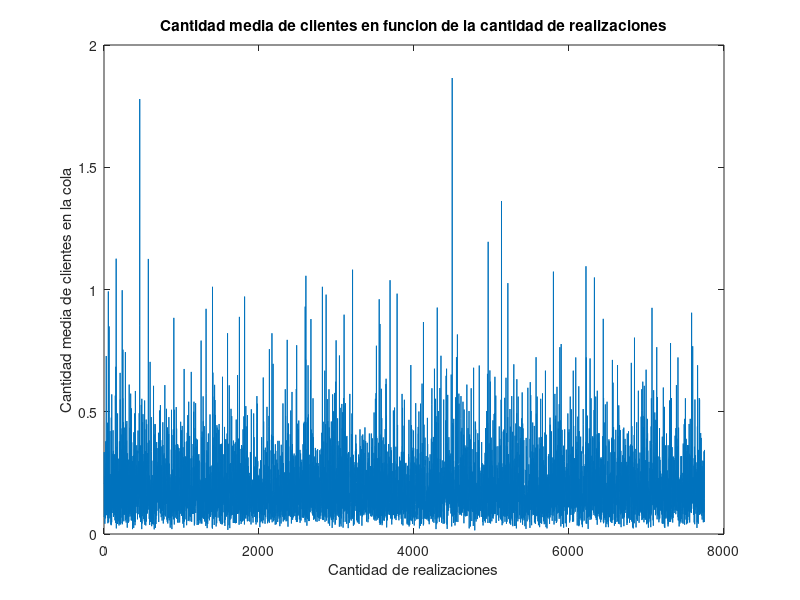
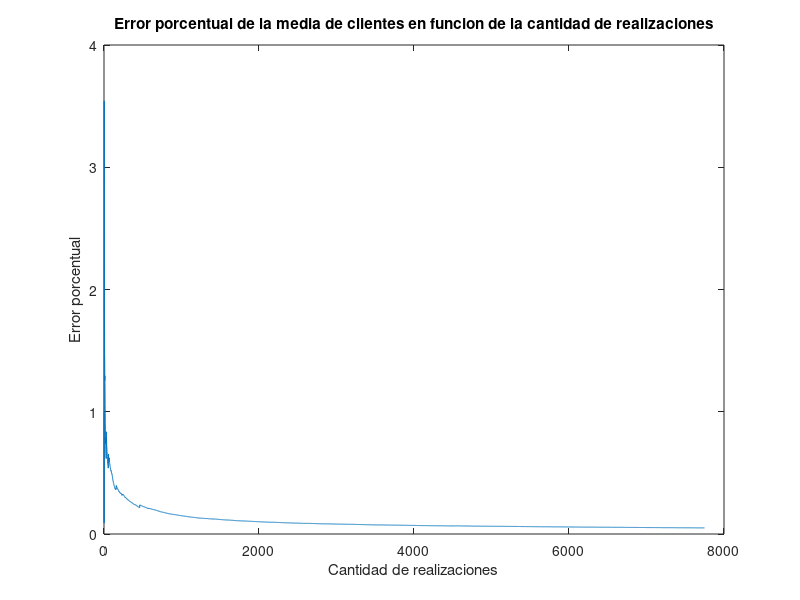

Reproduce these figures in MATLAB, in order.
load means.mat;
load errors.mat;
xs=[1:length(a)];

plot(xs,a);

title(sprintf("Cantidad media de clientes en funcion de la cantidad de realizaciones"));
xlabel(sprintf("Cantidad de realizaciones"));
ylabel(sprintf("Cantidad media de clientes en la cola"));

print -dpng mean.png 

figure(2);

plot(xs,b);

title(sprintf("Error porcentual de la media de clientes en funcion de la cantidad de realizaciones"));
xlabel(sprintf("Cantidad de realizaciones"));
ylabel(sprintf("Error porcentual"));

print -dpng error.png 

